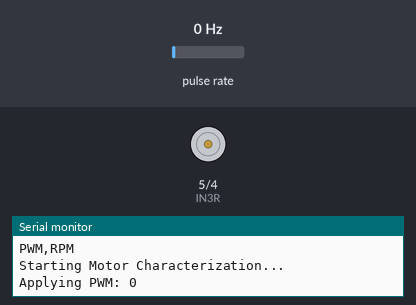
A sketch run on a simulated Arduino Uno, built with avr-gcc and run on an emulated ATmega328P. Parts: motor-driver pin pairs drawn as motors (green arrow = first pin HIGH = forward, orange = second pin HIGH = backward, longer = more drive, scaled by the enable pin), the last lines printed to the serial monitor. Wiring (inferred from the names in the program): pulse sensor: data pin 3. Inputs (shaded band) come from the test bench; at power-on: pulse rate 0 Hz.

Above: at 1.1 s.
At 38.3 s:
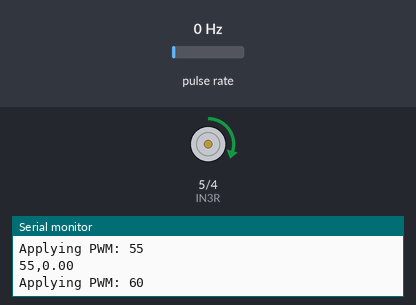
Timing chart, 0 to 39.8 s (numbered marks = the images above):
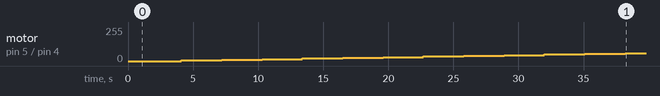

Measured:
- by itself, motor on pin 5 (IN3R) / pin 4 (IN4R): moves from stopped to forward 60/255 over 34.1 s

The sketch:

rpm_vs_pwm_r2.ino
```cpp
// --- Motor Driver Pins (L298N) ---
const int ENAR = 10; // PWM pin for Right Motor speed (Connect to L298N ENB)
const int IN3R = 5;  // Right Motor Direction Pin 1 (Connect to L298N IN3)
const int IN4R = 4;  // Right Motor Direction Pin 2 (Connect to L298N IN4)

// --- Encoder Pins and Variables ---
const int RIGHT_ENCODER_PIN = 3; // Connect Right Encoder to Digital Pin 3 (Interrupt 1)
volatile long rightEncoderTicks = 0;

// Encoder properties
const int PPR = 16; // Pulses Per Revolution for your encoder
const unsigned long DEBOUNCE_DELAY_MS = 20; // Debounce for encoder pulses
volatile unsigned long lastPulseTimeRight = 0;

// --- PWM Sweep Settings ---
const int PWM_START = 0;   // Starting PWM value
const int PWM_END = 255;   // Ending PWM value
const int PWM_STEP = 5;    // Increment PWM by this value each step

// --- Measurement Settings ---
// Time to let motor stabilize before measuring RPM (ms)
const unsigned long STABILIZE_TIME_MS = 2000;
// Time to measure RPM after stabilization (ms)
const unsigned long MEASURE_TIME_MS = 1000;

void setup() {
  Serial.begin(9600);
  Serial.println("PWM,RPM"); // Header for CSV data
  Serial.println("Starting Motor Characterization...");

  // Motor Driver Pin Setup
  pinMode(ENAR, OUTPUT);
  pinMode(IN3R, OUTPUT);
  pinMode(IN4R, OUTPUT);

  // Encoder Pin Setup
  pinMode(RIGHT_ENCODER_PIN, INPUT);
  attachInterrupt(digitalPinToInterrupt(RIGHT_ENCODER_PIN), rightEncoderISR, CHANGE);

  // Ensure motor is off initially
  digitalWrite(IN3R, LOW);
  digitalWrite(IN4R, LOW);
  analogWrite(ENAR, 0);
  delay(1000);
}

void loop() {
  // Loop through different PWM values
  for (int currentPWM = PWM_START; currentPWM <= PWM_END; currentPWM += PWM_STEP) {
    // 1. Apply PWM and set direction (Forward for right motor)
    digitalWrite(IN3R, HIGH); // Adjust for your motor's forward direction
    digitalWrite(IN4R, LOW);
    analogWrite(ENAR, currentPWM);

    Serial.print("Applying PWM: ");
    Serial.println(currentPWM);

    // 2. Wait for motor speed to stabilize
    delay(STABILIZE_TIME_MS);

    // 3. Measure RPM for a fixed duration
    noInterrupts();
    rightEncoderTicks = 0; // Reset ticks before measurement
    interrupts();

    unsigned long startTime = millis();
    while (millis() - startTime < MEASURE_TIME_MS) {
      // Just wait and let interrupts count pulses
    }

    noInterrupts();
    long pulsesInMeasureTime = rightEncoderTicks;
    interrupts();

    // 4. Calculate RPM
    // RPM = (pulses / PPR) / (MEASURE_TIME_MS / 60000.0)
    float currentRPM = (float)pulsesInMeasureTime / PPR / (MEASURE_TIME_MS / 60000.0);

    // 5. Send data over Serial (CSV format)
    Serial.print(currentPWM);
    Serial.print(",");
    Serial.println(currentRPM);

    // Add a small delay between steps to allow serial buffer to clear and for observation
    delay(100);
  }

  // After sweeping all PWM values, stop the motor
  digitalWrite(IN3R, LOW);
  digitalWrite(IN4R, LOW);
  analogWrite(ENAR, 0);
  Serial.println("Characterization Complete. Motor Stopped.");

  // Keep the loop from repeating constantly; you can reset Arduino to run again
  while(true);
}

// --- Encoder Interrupt Service Routine (ISR) ---
void rightEncoderISR() {
  unsigned long currentTime = millis();
  if (currentTime - lastPulseTimeRight > DEBOUNCE_DELAY_MS) {
    rightEncoderTicks++;
    lastPulseTimeRight = currentTime;
  }
}
```
